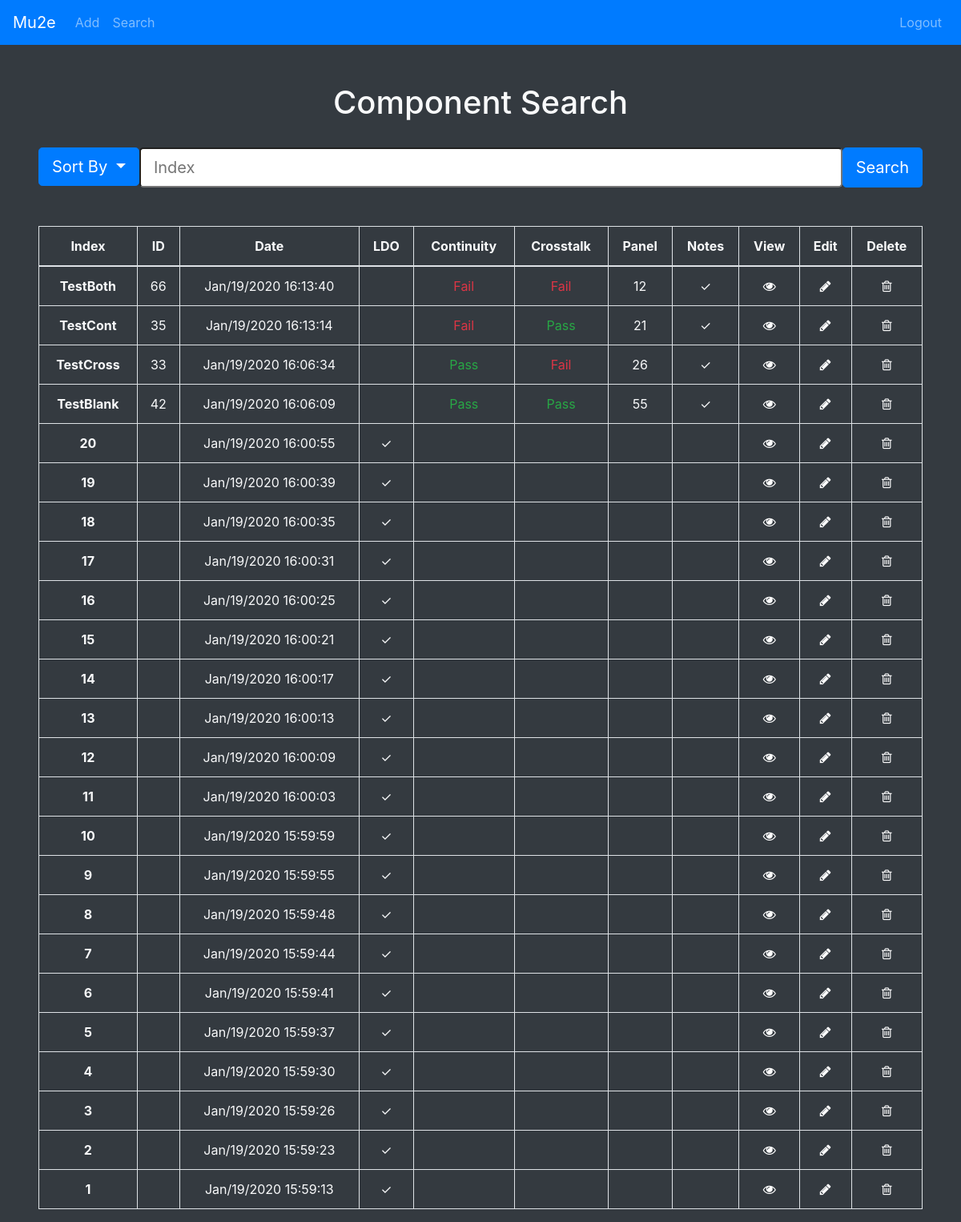
Screenshot of /search with the database file from the repository.
### manager.py (models this page shows, shortened)
class DMB(db.Model):
    index = db.Column(db.String(80), unique=True, nullable=False, primary_key=True)
    date = db.Column(db.DateTime(), nullable=False)
    ldo = db.Column(db.String(1000))
    continuity = db.Column(db.String(1000))
    crosstalk = db.Column(db.String(1000))
    chipID = db.Column(db.String(80))
    panelNum = db.Column(db.String(80))
    notes = db.Column(db.String(20000))

### manager.py (the view, shortened to what this page needs)
@app.route("/search", methods=["GET", "POST"])
def search():
    dmbs = DMB.query.order_by(DMB.date.desc()).all()
    if "date" in request.form:
        dmbs = DMB.query.order_by(DMB.date).all()
    query = None
    return render_template("search.html", dmbs=dmbs, query=query)

### manager.py (called while the page is built)
@app.template_filter('urlencode')
def urlencode_filter(s):
    if type(s) == 'Markup':
        s = s.unescape()
    s = s.encode('utf8')
    s = quote_plus(s)
    return Markup(s)

### templates/search.html (shortened to what this page needs)
<!doctype html>
<html lang="en">
<head>
    <link rel="stylesheet" href="https://stackpath.bootstrapcdn.com/bootstrap/4.4.1/css/bootstrap.min.css">
    <link href="//maxcdn.bootstrapcdn.com/font-awesome/4.7.0/css/font-awesome.min.css" rel="stylesheet">
</head>
<body class="text-light bg-dark">
<nav class="navbar navbar-expand-lg navbar-dark bg-primary">
    <a class="navbar-brand" href="/">Mu2e</a>
    <div class="collapse navbar-collapse" id="navbarSupportedContent">
        <ul class="navbar-nav mr-auto">
            <li class="nav-item">
                <a class="nav-link" data-toggle="dropdown" id="dropdownMenuButton">Add</a>
            </li>
            <li class="nav-item">
                <a class="nav-link" href="search">Search</a>
            </li>
        </ul>
    </div>
    <div class="navbar-collapse collapse w-100 order-3 dual-collapse2">
        <ul class="navbar-nav ml-auto">
            <li>
                <a class="nav-link navbar-right" href="logout">Logout</a>
            </li>
        </ul>
    </div>
</nav>
<br><br>
<h1 class="text-center">Component Search</h1>
<form method="POST" action="/search">
<br>
    <div class="d-flex justify-content-center">
        <div class="dropdown">
            <button class="btn btn-lg btn-primary dropdown-toggle ml-5" type="button" id="dropdownMenu" data-toggle="dropdown" aria-haspopup="true" aria-expanded="false">
                Sort By
            </button>
        </div>
        <input class="btn-block btn-lg" id="ex1" type="text" placeholder="Index" name="index">
        <input type="submit" class="btn btn-lg btn-primary mr-5" value="Search" name="search">
    </div>
</form>
<br>
<form>
    <br>
    {% if query == None %}
    <div class = "d-flex justify-content-center">
        {% if dmb == None %}
        <h3>There are currently no DMBs in the database.</h3>
        {% else %}
        <table class="table table-bordered ml-5 mr-5 text-light">
            <thead>
            <tr>
                <th class="text-center" scope="col">Index</th>
                <th class="text-center" scope="col">ID</th>
                <th class="text-center" scope="col">Date</th>
                <th class="text-center" scope="col">LDO</th>
                <th class="text-center" scope="col">Continuity</th>
                <th class="text-center" scope="col">Crosstalk</th>
                <th class="text-center" scope="col">Panel</th>
                <th class="text-center" scope="col">Notes</th>
                <th class="text-center" scope="col">View</th>
                <th class="text-center" scope="col">Edit</th>
                <th class="text-center" scope="col">Delete</th>
            </tr>
            </thead>
            <tbody>
            {% for dmb in dmbs %}
            <tr>
                <th class="text-center" scope="row">{{ dmb.index }}</th>
                {% if not dmb.chipID or dmb.chipID == "" %}
                <td class="text-center" scope="row"></td>
                {% else %}
                <td class="text-center" scope="row">{{ dmb.chipID }}</td>
                {% endif %}
                <td class="text-center" > {{ dmb.date.strftime("%b/%d/%Y %H:%M:%S") }} </td>
                {% if not dmb.ldo %}
                <td class="text-center" scope="row"></td>
                {% else %}
                <td class="text-center" scope="row">
                    &#10003;
                </td>
                {% endif %}
                {% if not dmb.continuity and dmb.continuity != "" %}
                <td class="text-center" scope="row"></td>
                {% elif dmb.continuity == "" %}
                <td class="text-success text-center">Pass</td>
                {% else %}
                <td class="text-danger text-center">Fail</td>
                {% endif %}
                {% if not dmb.crosstalk and dmb.crosstalk != "" %}
                <td class="text-center" scope="row"></td>
                {% elif dmb.crosstalk == "" %}
                <td class="text-success text-center">Pass</td>
                {% else %}
                <td class="text-danger text-center">Fail</td>
                {% endif %}
                {% if not dmb.panelNum %}
                <td class="text-center" scope="row"></td>
                {% else %}
                <td class="text-center" scope="row">{{ dmb.panelNum }}</td>
                {% endif %}
                {% if not dmb.notes %}
                <td class="text-center" scope="row"></td>
                {% else %}
                <td class="text-center" scope="row">
                    &#10003;
                </td>
                {% endif %}
                <td class="text-center" scope="row">
                    <a href="{{ '\vviewDMB\%s'%dmb.index | urlencode }}">
                        <i class="fa fa-eye text-white"></i>
                    </a>
                </td>
                <td class="text-center" scope="row">
                    <a href="{{ '\editDMB\%s'%dmb.index | urlencode }}">
                        <i class="fa fa-pencil text-white"></i>
                    </a>
                </td>
                <td class="text-center" scope="row">
                    <a href="{{ '\deleteDMB\%s'%dmb.index | urlencode }}">
                        <i class="fa fa-trash-o text-white"></i>
                    </a>
                </td>
            </tr>
            {% endfor %}
            </tbody>
        </table>
        {% endif %}
    </div>
    {% elif query == False %}
    <div class="d-flex justify-content-center">
        <h3>No Component Found</h3>
    </div>
    {% endif %}
</form>
</body>
</html>

### rows the page displays
DMB: index "TestBoth", chipID "66", date "Jan/19/2020 16:13:40", continuity "Fail", panelNum "12"
DMB: index "TestCont", chipID "35", date "Jan/19/2020 16:13:14", continuity "Fail", crosstalk "Pass", panelNum "21"
DMB: index "TestCross", chipID "33", date "Jan/19/2020 16:06:34", continuity "Pass", shows "Fail", panelNum "26"
DMB: index "TestBlank", chipID "42", date "Jan/19/2020 16:06:09", continuity "Pass", crosstalk "Pass", panelNum "55"
DMB: index "20", date "Jan/19/2020 16:00:55"
DMB: index "19", date "Jan/19/2020 16:00:39"
DMB: index "18", date "Jan/19/2020 16:00:35"
DMB: index "17", date "Jan/19/2020 16:00:31"
DMB: index "16", date "Jan/19/2020 16:00:25"
DMB: index "15", date "Jan/19/2020 16:00:21"
DMB: index "14", date "Jan/19/2020 16:00:17"
DMB: index "13", date "Jan/19/2020 16:00:13"
DMB: index "12", date "Jan/19/2020 16:00:09"
DMB: index "11", date "Jan/19/2020 16:00:03"
DMB: index "10", date "Jan/19/2020 15:59:59"
DMB: index "9", date "Jan/19/2020 15:59:55"
DMB: index "8", date "Jan/19/2020 15:59:48"
DMB: index "7", date "Jan/19/2020 15:59:44"
DMB: index "6", date "Jan/19/2020 15:59:41"
DMB: index "5", date "Jan/19/2020 15:59:37"
DMB: index "4", date "Jan/19/2020 15:59:30"
DMB: index "3", date "Jan/19/2020 15:59:26"
DMB: index "2", date "Jan/19/2020 15:59:23"
DMB: index "1", date "Jan/19/2020 15:59:13"
